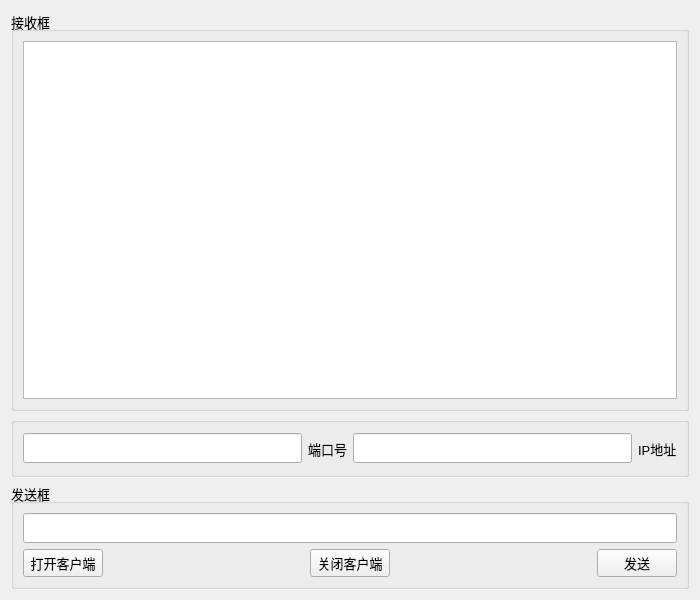
<?xml version="1.0" encoding="UTF-8"?>
<ui version="4.0">
 <class>Widget</class>
 <widget class="QWidget" name="Widget">
  <property name="geometry">
   <rect>
    <x>0</x>
    <y>0</y>
    <width>700</width>
    <height>600</height>
   </rect>
  </property>
  <property name="windowTitle">
   <string>TcpClient</string>
  </property>
  <layout class="QGridLayout" name="gridLayout_3">
   <item row="0" column="0">
    <layout class="QGridLayout" name="gridLayout_2">
     <item row="0" column="0">
      <widget class="QGroupBox" name="groupBox">
       <property name="minimumSize">
        <size>
         <width>650</width>
         <height>350</height>
        </size>
       </property>
       <property name="font">
        <font>
         <pointsize>10</pointsize>
        </font>
       </property>
       <property name="title">
        <string>接收框</string>
       </property>
       <layout class="QHBoxLayout" name="horizontalLayout_4">
        <item>
         <widget class="QPlainTextEdit" name="receive_plainTextEdit">
          <property name="minimumSize">
           <size>
            <width>600</width>
            <height>300</height>
           </size>
          </property>
          <property name="readOnly">
           <bool>true</bool>
          </property>
         </widget>
        </item>
       </layout>
      </widget>
     </item>
     <item row="1" column="0">
      <widget class="QGroupBox" name="groupBox_3">
       <property name="minimumSize">
        <size>
         <width>0</width>
         <height>60</height>
        </size>
       </property>
       <property name="title">
        <string/>
       </property>
       <layout class="QHBoxLayout" name="horizontalLayout_3">
        <item>
         <layout class="QHBoxLayout" name="horizontalLayout_2">
          <item>
           <widget class="QLineEdit" name="portnum_lineEdit">
            <property name="minimumSize">
             <size>
              <width>250</width>
              <height>30</height>
             </size>
            </property>
           </widget>
          </item>
          <item>
           <widget class="QLabel" name="label">
            <property name="font">
             <font>
              <pointsize>10</pointsize>
             </font>
            </property>
            <property name="text">
             <string>端口号</string>
            </property>
           </widget>
          </item>
          <item>
           <widget class="QLineEdit" name="ip_lineEdit">
            <property name="minimumSize">
             <size>
              <width>250</width>
              <height>30</height>
             </size>
            </property>
           </widget>
          </item>
          <item>
           <widget class="QLabel" name="label_2">
            <property name="font">
             <font>
              <pointsize>10</pointsize>
             </font>
            </property>
            <property name="text">
             <string>IP地址</string>
            </property>
           </widget>
          </item>
         </layout>
        </item>
       </layout>
      </widget>
     </item>
     <item row="2" column="0">
      <widget class="QGroupBox" name="groupBox_2">
       <property name="font">
        <font>
         <pointsize>10</pointsize>
        </font>
       </property>
       <property name="title">
        <string>发送框</string>
       </property>
       <layout class="QGridLayout" name="gridLayout">
        <item row="0" column="0">
         <layout class="QVBoxLayout" name="verticalLayout">
          <item>
           <widget class="QLineEdit" name="send_lineEdit">
            <property name="minimumSize">
             <size>
              <width>0</width>
              <height>30</height>
             </size>
            </property>
           </widget>
          </item>
          <item>
           <layout class="QHBoxLayout" name="horizontalLayout">
            <item>
             <widget class="QPushButton" name="open_pushButton">
              <property name="text">
               <string>打开客户端</string>
              </property>
             </widget>
            </item>
            <item>
             <spacer name="horizontalSpacer">
              <property name="orientation">
               <enum>Qt::Horizontal</enum>
              </property>
              <property name="sizeHint" stdset="0">
               <size>
                <width>40</width>
                <height>20</height>
               </size>
              </property>
             </spacer>
            </item>
            <item>
             <widget class="QPushButton" name="close_pushButton">
              <property name="text">
               <string>关闭客户端</string>
              </property>
             </widget>
            </item>
            <item>
             <spacer name="horizontalSpacer_2">
              <property name="orientation">
               <enum>Qt::Horizontal</enum>
              </property>
              <property name="sizeHint" stdset="0">
               <size>
                <width>108</width>
                <height>20</height>
               </size>
              </property>
             </spacer>
            </item>
            <item>
             <widget class="QPushButton" name="send_pushButton">
              <property name="text">
               <string>发送</string>
              </property>
             </widget>
            </item>
           </layout>
          </item>
         </layout>
        </item>
       </layout>
      </widget>
     </item>
    </layout>
   </item>
  </layout>
 </widget>
 <resources/>
 <connections/>
</ui>
